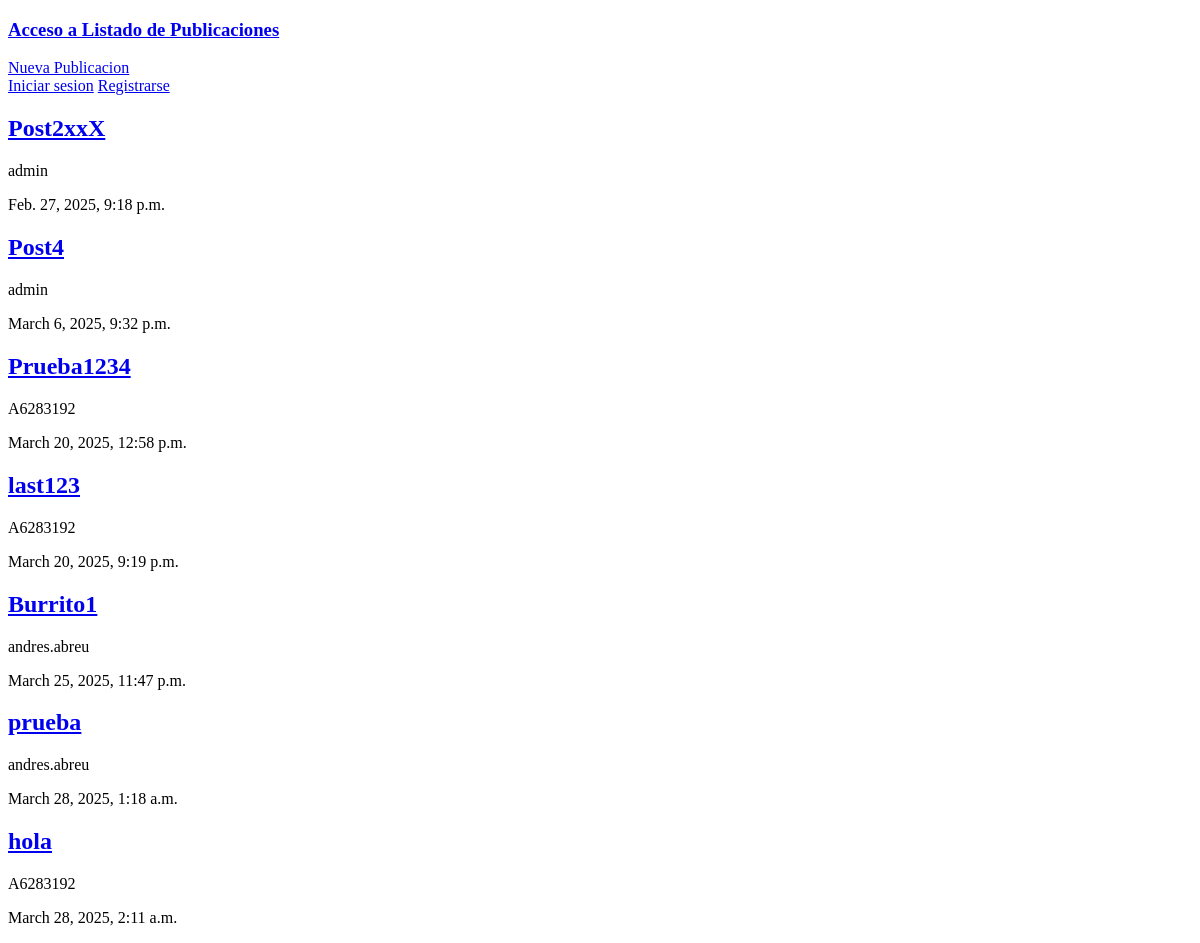
The app's page /, older data.
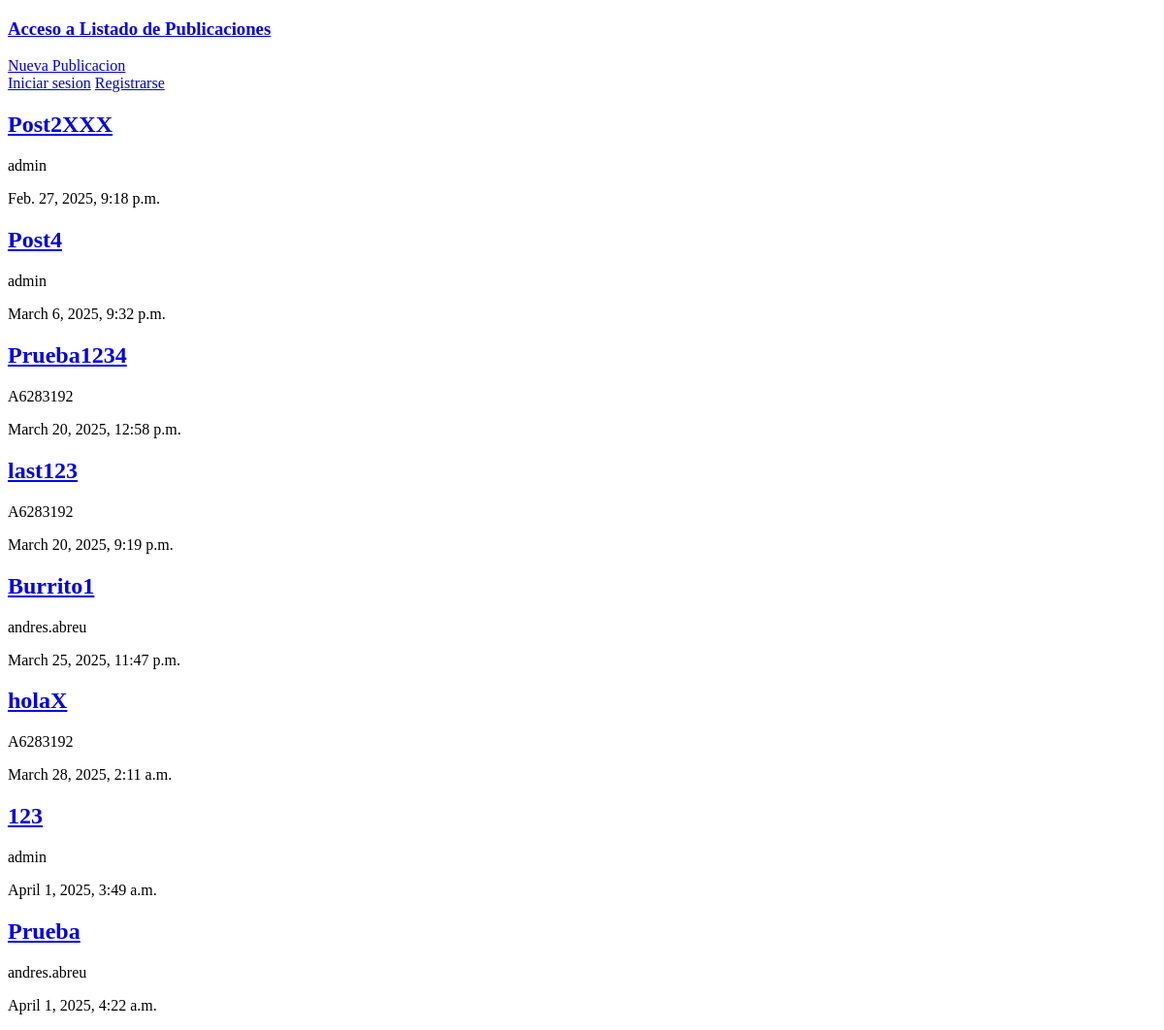
The same page, newer data.
### blog/models.py (models this page shows, shortened)
class Publication(models.Model):
    title = models.CharField(max_length=100)
    body = models.TextField(max_length=1000)
    author= models.ForeignKey('auth.User', on_delete=models.CASCADE)
    date= models.DateTimeField(auto_now_add=True)
    updated = models.DateTimeField(auto_now=True)

### blog/views.py (the view)
# urls.py: path('', PublicationListView.as_view(), name='publications-list'),
class PublicationListView(ListView):
    model = Publication
    template_name = 'publications-list.html'

### templates/Publications-list.html (shortened to what this page needs)
{% extends "_base.html" %}
{% block content %}
{% for post in publication_list %}
    <a href="{% url 'publication-detail' post.pk %}"><h2>{{ post.title }}</h2></a>
    <p>{{ post.author }}</p>
    <p>{{ post.date }}</p>
{% endfor %}
{% endblock content %}

### templates/_base.html (shortened to what this page needs)
<!DOCTYPE html>
<html lang="en">
<head>
    <link href="https://cdn.jsdelivr.net/npm/bootstrap@5.3.3/dist/css/bootstrap.min.css" rel="stylesheet"integrity="sha384-QWTKZyjpPEjISv5WaRU9OFeRpok6YctnYmDr5pNlyT2bRjXh0JMhjY6hW+ALEwIH">
</head>
<body>
  <Header>
    <h3> <a href="{% url 'publications-list' %}">Acceso a Listado de Publicaciones </a></h3>
    <div>
          <a href="{% url 'publication-create'%}" class="btn btn-info" >Nueva Publicacion</a>
  </header>
  {% if user.is_authenticated %}
      <p> Hola {{user.username}} </p>
        <form action="{% url 'logout' %}" method="post">
          {% csrf_token %}
          <button type="submit">Cerrar Sesion</button>
        </form>
  {% else  %}
        <a href="{% url 'login'%} " class = "btn btn-primary ms-2">Iniciar sesion</a>
        <a href="{% url 'signup' %}" class = "btn btn-primary ms-2">Registrarse</a>
  {% endif %}
  <main class="container-fluid">
      {% block content %}
      {% endblock content %}
  </main>
</body>
</html>

Row changes from the older to the newer data that the page shows:
removed Publication: title "prueba", author "andres.abreu", date "March 28, 2025, 1:18 a.m."
changed Publication: title "Post2xxX" → "Post2XXX"
changed Publication: title "hola" → "holaX"
added Publication: title "123", author "admin", date "April 1, 2025, 3:49 a.m."
added Publication: title "Prueba", author "andres.abreu", date "April 1, 2025, 4:22 a.m."
